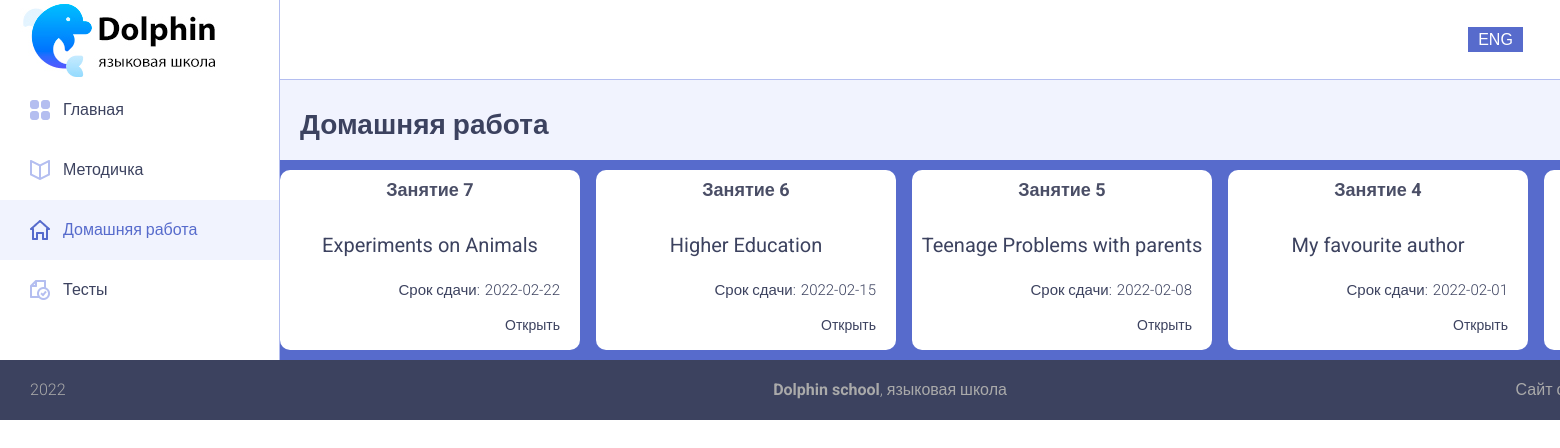
/homeworkpage.php, run on the app's committed database.
### tables this page shows
CREATE TABLE `homework` (
  `Tittle` varchar(40) NOT NULL,
  `Topic` varchar(40) NOT NULL,
  `Deadline` date NOT NULL,
  `Description` text NOT NULL,
  `ID` int(10) UNSIGNED NOT NULL
);

### assets/functions/dataconnection.php (called while the page is built, shortened)
<?php
require_once "connection.php";
function getWork($limit){
    global $mysqli;
    $result = $mysqli->query("SELECT * FROM `homework` ORDER BY `ID` DESC LIMIT $limit");
return resultToArray($result);
}
function resultToArray ($result){
    $array = array();
    while (($row = $result->fetch_assoc()) != false)
    $array[] = $row;
    return $array;
}
?>

### homeworkpage.php (the view, shortened to what this page needs)
<!DOCTYPE html>
<html lang="ru">
<head>
    <link rel="stylesheet" href="assets/css/style.css">
    <link rel="stylesheet" href="assets/css/style-homework.css">
   <?php
	require_once "assets/functions/dataconnection.php";
    $works = getWork(7);
     ?>
</head>
<body class="page container">
    <nav class="page-menu">
        <a class="logo" href="index.html">
            <img class="logo-img" src="assets/images/main/logotip.jpg" alt="Dolphin, языковая школа">
        </a>
        <ul class="page-menu-list">
            <li class="page-menu-item">
                <a class="page-menu-link page-menu-link-cab-manual" href="index.html">Главная</a>
            </li>
            <li class="page-menu-item">
                <a class="page-menu-link page-menu-link-book" href="manualpage.html">Методичка</a>
            </li>
            <li class="page-menu-item page-menu-item-active">
                <a class="page-menu-link page-menu-link-homework-active" href="#">Домашняя работа</a>
            </li>
            <li class="page-menu-item ">
                <a class="page-menu-link page-menu-link-exam" href="testpage.html">Тесты</a>
            </li>
        </ul>
    </nav>
    <header class="page-header">
        <button class="english-btn" type="button"><span>ENG</span></button>
    </header>
    <main class="page-main-homework">
        <h1 class="tittle-homework">Домашняя работа</h1>
        <div class="homework-cards">
            <div id="wrapper">
                <div id="carousel">
                    <div id="content">
                    <?php
                    for ($i = 0; $i<count($works);$i++){
                    ?>
                     <div class="item">
                        <h2 id="TittleHomeworkItem"> <?php echo $works[$i]["Tittle"]; ?></h2>
                        <p class="topic-name" id="TopicHomeworkItem"><?php echo $works[$i]["Topic"]; ?></p>
                        <div class="deadline">
                            <P>Срок сдачи:</P>
                            <p id="DateHomeworkItem"><?php echo $works[$i]["Deadline"]; ?></p>
                        </div>
                        <button class="open-work" id="openwork" onclick="(document.getElementById('example_1').style.display='block')">Открыть</button>
                    </div>
                    <?php
                    }
                    ?>
                    </div>
                </div>
            </div>
        </div>
    </main>
    <footer class="page-footer">
        <p class="copyright"> 2022</p>
        <a class="page-footer-logo" href="#"><b>Dolphin school</b>, языковая школа</a>
        <p class="copyright-details"> <a href="https://vk.com/id161066998" target="_blank">Сайт создан Иваном Поддубным</a>
        </p>
    </footer>
</body>

### assets/css/style.css (style rules this page uses)
body { padding: 0; margin: 0; font-family: "Roboto", "Arial", sans-serif; font-weight: 300; font-size: 14px; line-height: 20px; color: #3c425f; }
.container { width: 100%; margin: 0 auto; }
.page { display: -ms-grid; display: grid; grid-template-areas: "navigation header" "navigation main" "footer footer"; -ms-grid-columns: 280px 1fr; grid-template-columns: 280px 1fr; -ms-grid-rows: 80px 1fr 60px; grid-template-rows: 80px 1fr 60px; max-height: 100vh; }
.page-header { -ms-grid-row: 1; -ms-grid-column: 2; grid-area: header; display: -ms-grid; display: grid; -ms-grid-columns: 1fr auto 80px; grid-template-columns: 1fr auto 80px; background-color: #ffffff; border-bottom: 1px solid #b4bef0; }
.page-footer { -ms-grid-row: 3; -ms-grid-column: 1; -ms-grid-column-span: 2; grid-area: footer; display: -ms-grid; display: grid; -ms-grid-columns: 280px 1fr 280px; grid-template-columns: 280px 1fr 280px; background-color: #3c425f; }
.page-menu { -ms-grid-row: 1; -ms-grid-row-span: 2; -ms-grid-column: 1; grid-area: navigation; display: -ms-grid; display: grid; -ms-grid-rows: 80px 1fr auto; grid-template-rows: 80px 1fr auto; background-color: #ffffff; border-right: 1px solid #b4bef0; }
.logo-img { margin-left: 20px; }
.page-menu-list { padding: 0; margin: 0; list-style: none; }
.page-menu-item-active { background-color: #f1f3fe; }
.page-menu-link { -webkit-transition-property: font-weight, color; transition-property: font-weight, color; -webkit-transition-delay: .1s; transition-delay: .1s; position: relative; display: block; padding: 20px 25px 20px 63px; font-size: 16px; line-height: 20px; color: #3c425f; text-decoration: none; }
.page-menu-link::before { content: ""; position: absolute; width: 20px; height: 20px; left: 30px; }
.page-menu-link-book::before { background-image: url("/assets/images/main/book.png"); background-repeat: no-repeat; background-position: center; }
.page-menu-link-exam::before { background-image: url("/assets/images/main/homework.png"); background-repeat: no-repeat; background-position: center; }
.page-menu-item-active .page-menu-link { font-weight: 500; color: #576bcc; }
.english-btn { width: 55px; height: 25px; margin: 27px; position: absolute; right: 10px; -webkit-appearance: none; -moz-appearance: none; appearance: none; border: 0; background: #576bcc; color: #fff; font-size: 16px; }
.copyright { margin: 20px 10px 10px 30px; font-weight: 300; font-size: 16px; line-height: 20px; color: #aaaaaa; }
.page-footer-logo { margin: 20px 0; text-align: center; font-weight: 300; font-size: 16px; line-height: 20px; color: #aaaaaa; text-decoration: none; }
.copyright-details { margin: 20px 20px 10px 10px; text-align: right; font-weight: 300; font-size: 16px; line-height: 20px; color: #aaaaaa; }
.copyright-details a { color: #aaaaaa; text-decoration: none; }

### data on the page
homework: Tittle "Занятие 7", Topic "Experiments on Animals", Deadline "2022-02-22"
homework: Tittle "Занятие 6", Topic "Higher Education", Deadline "2022-02-15"
homework: Tittle "Занятие 5", Topic "Teenage Problems with parents", Deadline "2022-02-08"
homework: Tittle "Занятие 4", Topic "My favourite author", Deadline "2022-02-01"
